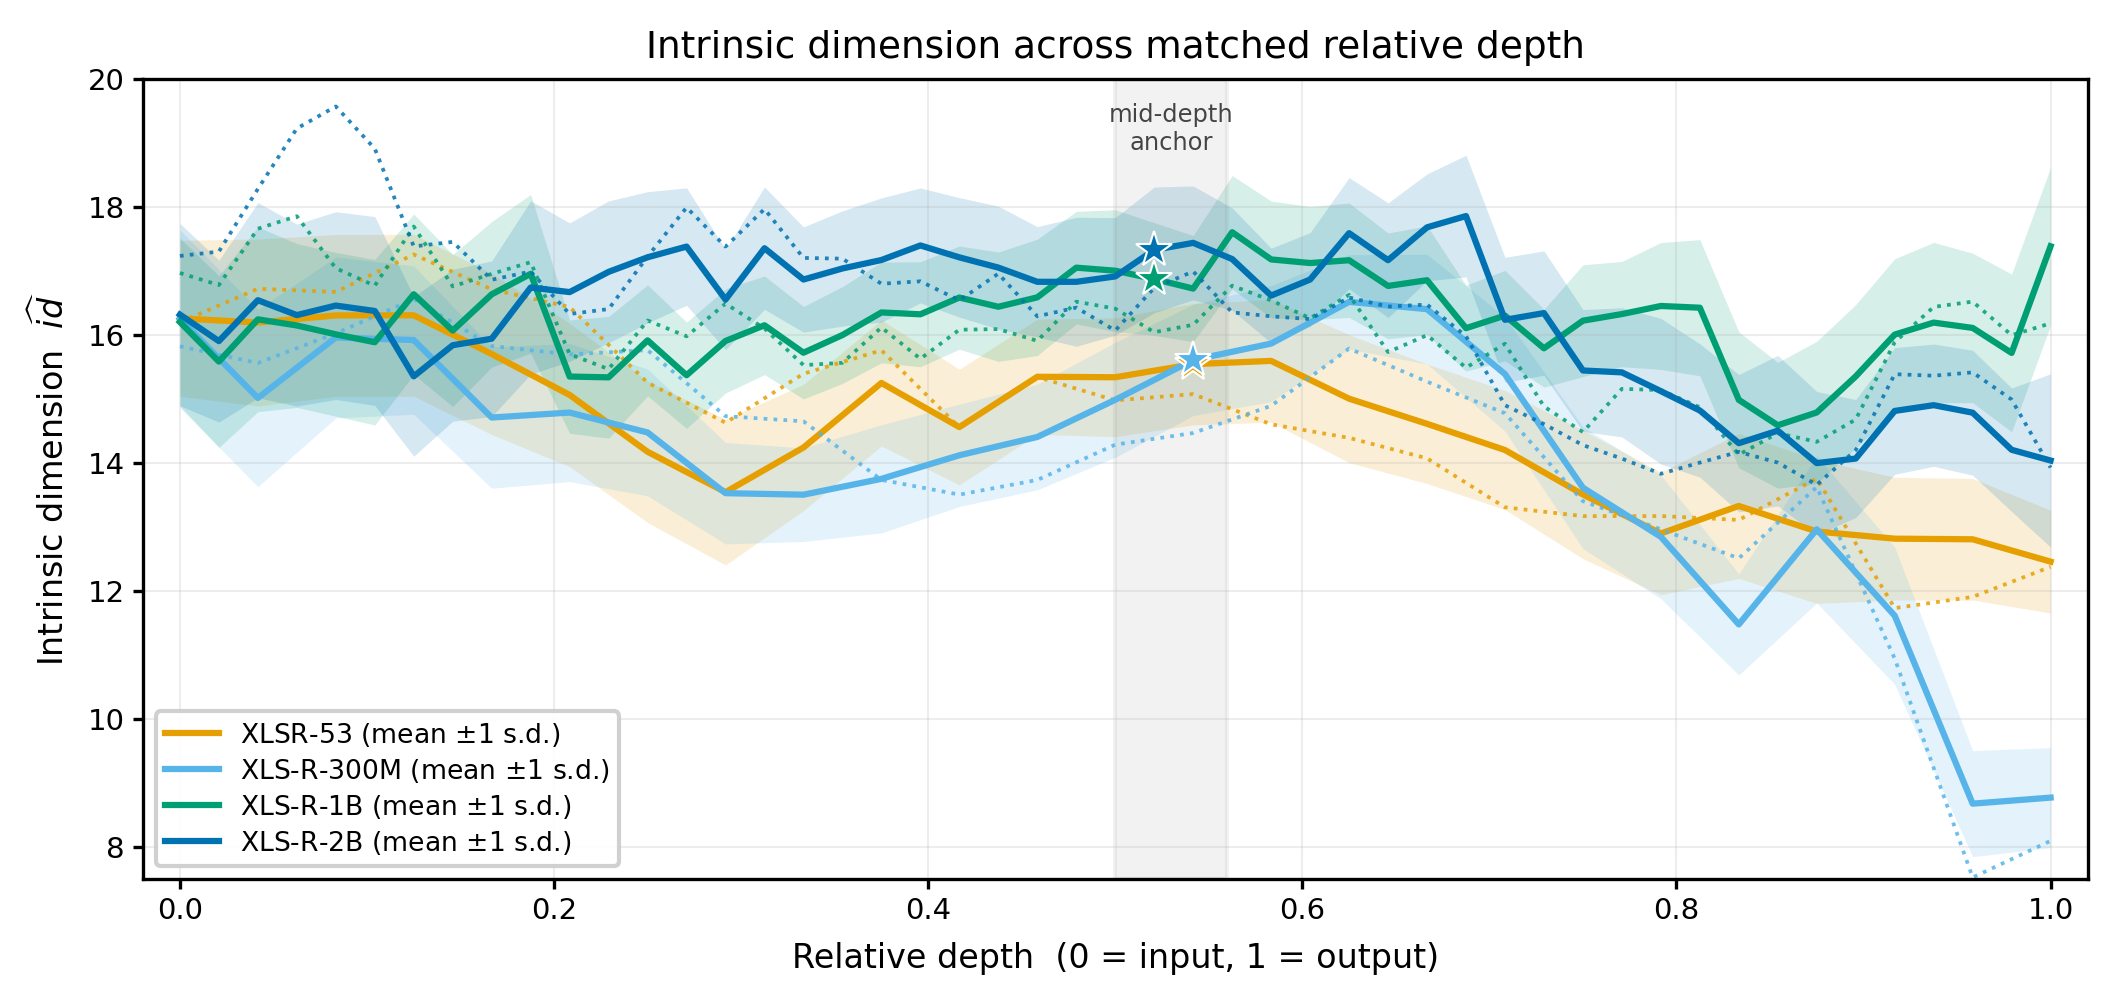

Write the Python code that produced this figure.
#!/usr/bin/env python
# -*- coding: utf-8 -*-
"""Re-plot the intrinsic-dimension trajectory figure with all FOUR XLS-R models.

The original PNG (ID_Language_Paths_Comparison_Normalized_Annotated.png) showed
XLS-R-2B against XLSR-53 only, at 4156x2368 px (13.9x7.9 in) inside a single-column
figure -- a 0.25x reduction that left ~3 pt type. It also predates the 1B model,
which is the whole point of the family comparison: without it a two-point difference
cannot be distinguished from a step.

This script redraws it at final print size (7.16 in, full text width) with
  * mean +/- 1 s.d. across the 24 FLEURS languages, per model
  * the Rucheng dialect as a thin dotted line, per model
  * a star at each model's mid-depth anchor (a convention, not a Mantel selection)

Data: re-organized/<model>/ID_result/ID_Analysis_L<layer>_Fixed.csv
      (rows ending in _fleurs are the 24 shared languages; _hn_rucheng is the dialect;
       GLOBAL_MEAN is skipped)
"""
import csv
import os

def _resolve(rel):
    """Find a data path whether the script sits in figures/ or in a flat unzip."""
    here = os.path.dirname(os.path.abspath(__file__))
    for base in (here, os.path.dirname(here)):
        p = os.path.abspath(os.path.join(base, rel))
        if os.path.exists(p):
            return p
    return os.path.abspath(os.path.join(here, rel))


import matplotlib
matplotlib.use("Agg")
import matplotlib.pyplot as plt
import numpy as np

HERE = os.path.dirname(os.path.abspath(__file__))

ROOT = _resolve("re-organized")
OUT = os.path.join(HERE, "fig5_id_language_paths.png")

MODELS = [
    ("XLSR-53",    "wav2vec2-large-xlsr-53", 13, "#E69F00"),
    ("XLS-R-300M", "wav2vec2-xls-r-300m",    13, "#56B4E9"),
    ("XLS-R-1B",   "wav2vec2-xls-r-1b",      25, "#009E73"),
    ("XLS-R-2B",   "wav2vec2-xls-r-2b",      25, "#0072B2"),
]
RUCHENG = "_hn_rucheng"


def load_model(model_dir):
    """Return (layers, rel_depth, mean, sd, rucheng) over all available layers."""
    idir = os.path.join(ROOT, model_dir, "ID_result")
    if not os.path.isdir(idir):
        return None
    layers = sorted(int(f.split("_L")[1].split("_")[0])
                    for f in os.listdir(idir)
                    if f.startswith("ID_Analysis_L") and f.endswith("_Fixed.csv"))
    mean, sd, ruc = [], [], []
    for L in layers:
        vals, r = [], np.nan
        with open(os.path.join(idir, f"ID_Analysis_L{L}_Fixed.csv"), newline="",
                  encoding="utf-8") as fh:
            for row in csv.DictReader(fh):
                lang = row["Language"]
                if lang.endswith("_fleurs"):
                    vals.append(float(row["Intrinsic_Dim"]))
                elif lang == RUCHENG:
                    r = float(row["Intrinsic_Dim"])
        mean.append(np.mean(vals) if vals else np.nan)
        sd.append(np.std(vals, ddof=1) if len(vals) > 1 else np.nan)
        ruc.append(r)
    layers = np.asarray(layers)
    return layers, layers / layers.max(), np.asarray(mean), np.asarray(sd), np.asarray(ruc)


def main():
    fig, ax = plt.subplots(figsize=(7.16, 3.45), dpi=300)

    for name, mdir, L_bt, colour in MODELS:
        got = load_model(mdir)
        if got is None:
            print("[WARN] missing ID_result for", mdir)
            continue
        layers, rel, mean, sd, ruc = got
        ax.fill_between(rel, mean - sd, mean + sd, color=colour, alpha=0.16, linewidth=0)
        ax.plot(rel, mean, "-", color=colour, linewidth=1.5,
                label=f"{name} (mean $\\pm$1 s.d.)")
        ax.plot(rel, ruc, ":", color=colour, linewidth=0.9, alpha=0.85)

        k = int(np.where(layers == L_bt)[0][0])
        ax.plot(rel[k], mean[k], "*", color=colour, markersize=9,
                markeredgecolor="white", markeredgewidth=0.5, zorder=6)

    # 半透明带只标出"约定锚点所在的位置"，不是功能阶段：
    # 论文 §IV-A 明确 mid-depth 层是 round(0.5(n-1))+1 的约定，Mantel 剖面并不选它。
    ax.axvspan(0.50, 0.56, color="grey", alpha=0.10)
    ax.text(0.53, 0.97, "mid-depth\nanchor", transform=ax.get_xaxis_transform(),
            ha="center", va="top", fontsize=5.8, color="#444444")

    ax.set_xlabel("Relative depth  (0 = input, 1 = output)", fontsize=8)
    ax.set_ylabel("Intrinsic dimension  $\\widehat{id}$", fontsize=8)
    ax.set_title("Intrinsic dimension across matched relative depth", fontsize=9.0, pad=5)
    ax.set_xlim(-0.02, 1.02)
    ax.set_ylim(7.5, 20.0)
    ax.grid(alpha=0.22, linewidth=0.5)
    ax.tick_params(labelsize=7, length=2.5, pad=1.8)
    ax.legend(fontsize=6.4, loc="lower left", framealpha=0.92, borderpad=0.35,
              handlelength=2.0, labelspacing=0.3)

    # 说明文字只保留在 LaTeX 图注里，避免图内与图注重复（IEEE 惯例）
    fig.tight_layout()
    fig.savefig(OUT, bbox_inches="tight", facecolor="white")
    print("wrote", OUT)


if __name__ == "__main__":
    main()
